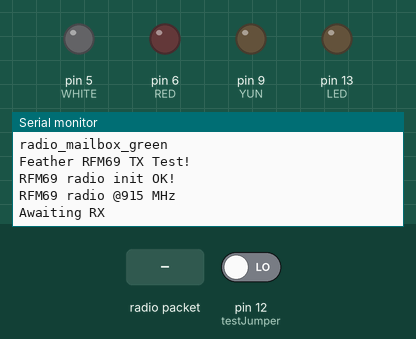
Recording of a program running on a simulated Arduino Leonardo, built with avr-gcc and run on an emulated ATmega32U4. Shown: output pins drawn as LEDs (lit = HIGH), the last lines printed to the serial monitor. The inputs (shaded band) are chosen by the test bench; at power-on: pin 12 (testJumper) LOW. No radio packets arrive unless stated; pins used as bus, display or sensor lines are not drawn.

Above: at 1.8 s.
1.9 s: pin 12 (testJumper) driven HIGH
At 4.4 s:
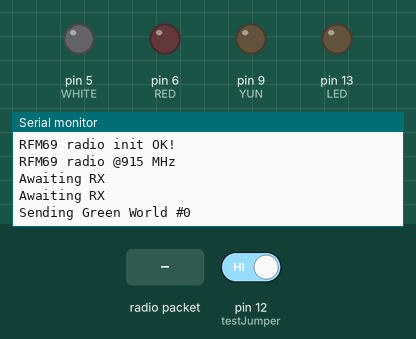
6.9 s: radio packet "1" arrives
At 7.6 s:
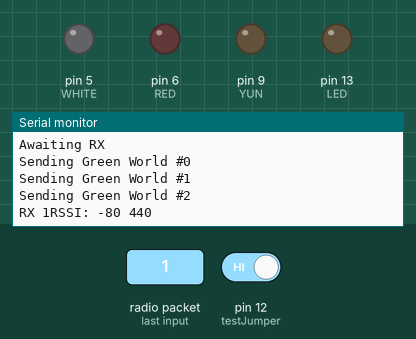
Timing chart, 0 to 9.9 s (numbered marks = the images above; inputs shaded):
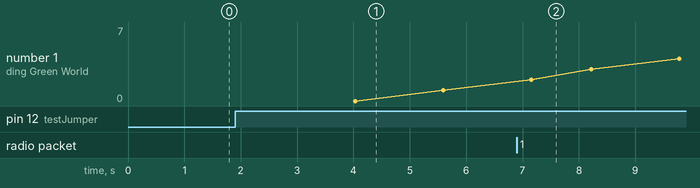

Measured:
- after the input at 1.9 s, the serial monitor: prints a new line after 2.1 s (image 1)
- after the input at 6.9 s, the serial monitor: prints a new line after 0.32 s (image 2)
- plotted number 1: 1 → 7 after the input at 6.9 s

The program:

main.cpp
```cpp
//radio_mailbox_green ---

// rf69 demo tx rx.pde
// -*- mode: C++ -*-
// Example sketch showing how to create a simple messageing client
// with the RH_RF69 class. RH_RF69 class does not provide for addressing or
// reliability, so you should only use RH_RF69  if you do not need the higher
// level messaging abilities.
// It is designed to work with the other example rf69_server.
// Demonstrates the use of AES encryption, setting the frequency and modem
// configuration

#include <Arduino.h>
#include <SPI.h>
#include <RH_RF69.h>

/************ Radio Setup ***************/

// Change to 434.0 or other frequency, must match RX's freq!
#define RF69_FREQ 915.0

//#if defined (__AVR_ATmega32U4__) // Feather 32u4 w/Radio
#define RFM69_CS 8
#define RFM69_INT 7
#define RFM69_RST 4
#define LED 13
#define testJumper 12
#define RED 6
#define WHITE 5
#define YUN 9

bool gotMail = false;
bool sendTX = false;
bool red = false;
char radiopacket[20] = "Green got mail  #";
int count = 0;

// Singleton instance of the radio driver
RH_RF69 rf69(RFM69_CS, RFM69_INT);

int16_t packetnum = 0; // packet counter, we increment per xmission

//-----------------------------------------------------------------------------------------------------
//     BLINK     BLINK     BLINK     BLINK     BLINK     BLINK     BLINK     BLINK     BLINK     BLINK
//-----------------------------------------------------------------------------------------------------

void Blink(byte PIN, byte DELAY_MS, byte loops)
{
  for (byte i = 0; i < loops; i++)
  {
    digitalWrite(PIN, HIGH);
    delay(DELAY_MS);
    digitalWrite(PIN, LOW);
    delay(DELAY_MS);
  }
}
//-----------------------------------------------------------------------------------------------------
//     BLINK     BLINK     BLINK     BLINK     BLINK     BLINK     BLINK     BLINK     BLINK     BLINK
//-----------------------------------------------------------------------------------------------------

//-----------------------------------------------------------------------------------------------------
//     TEST     TEST     TEST     TEST     TEST     TEST     TEST     TEST     TEST     TEST
//-----------------------------------------------------------------------------------------------------
void Test()
{
  delay(1000); // Wait 1 second between transmits, could also 'sleep' here!

  char radiopacket[20] = "Green World #";
  itoa(packetnum++, radiopacket + 13, 10);
  Serial.print("Sending ");
  Serial.println(radiopacket);

  // Send a message!
  rf69.send((uint8_t *)radiopacket, strlen(radiopacket));
  rf69.waitPacketSent();

  // Now wait for a reply
  uint8_t buf[RH_RF69_MAX_MESSAGE_LEN];
  uint8_t len = sizeof(buf);

  if (rf69.waitAvailableTimeout(500))
  {
    // Should be a reply message for us now
    if (rf69.recv(buf, &len))
    {
      int freq = map(freq, 0, (rf69.lastRssi(), DEC), 440, 2440);
      Serial.print("RX ");
      Serial.print((char *)buf);
      Serial.print("RSSI: ");
      Serial.print(rf69.lastRssi(), DEC);
      Serial.print(" ");
      Serial.println(freq);
    }
    else
    {
      Serial.println("No reply, is another RFM69 listening?");
    }
  }
}
//-----------------------------------------------------------------------------------------------------
//     TEST     TEST     TEST     TEST     TEST     TEST     TEST     TEST     TEST     TEST
//-----------------------------------------------------------------------------------------------------

//-----------------------------------------------------------------------------------------------------
//     SETUP     SETUP     SETUP     SETUP     SETUP     SETUP     SETUP     SETUP     SETUP     SETUP
//-----------------------------------------------------------------------------------------------------
void setup()
{
  Serial.begin(115200);
  //while (!Serial) { delay(1); } // wait until serial console is open, remove if not tethered to computer

  pinMode(LED, OUTPUT);
  pinMode(YUN, OUTPUT);
  pinMode(RED, OUTPUT);
  pinMode(WHITE, OUTPUT);
  pinMode(testJumper, INPUT);
  pinMode(RFM69_RST, OUTPUT);
  digitalWrite(RFM69_RST, LOW);
  Serial.println("radio_mailbox_green");
  Serial.println("Feather RFM69 TX Test!");
  Serial.println();

  // manual reset
  digitalWrite(RFM69_RST, HIGH);
  delay(10);
  digitalWrite(RFM69_RST, LOW);
  delay(10);

  if (!rf69.init())
  {
    Serial.println("RFM69 radio init failed");
    while (1)
      ;
  }
  Serial.println("RFM69 radio init OK!");
  // Defaults after init are 434.0MHz, modulation GFSK_Rb250Fd250, +13dbM (for low power module)
  // No encryption
  if (!rf69.setFrequency(RF69_FREQ))
  {
    Serial.println("setFrequency failed");
  }

  // If you are using a high power RF69 eg RFM69HW, you *must* set a Tx power with the
  // ishighpowermodule flag set like this:
  rf69.setTxPower(20, true); // range from 14-20 for power, 2nd arg must be true for 69HCW

  // The encryption key has to be the same as the one in the server
  uint8_t key[] = {0x01, 0x02, 0x03, 0x04, 0x05, 0x06, 0x07, 0x08,
                   0x01, 0x02, 0x03, 0x04, 0x05, 0x06, 0x07, 0x08};
  rf69.setEncryptionKey(key);

  Serial.print("RFM69 radio @");
  Serial.print((int)RF69_FREQ);
  Serial.println(" MHz");
}
//-----------------------------------------------------------------------------------------------------
//     SETUP     SETUP     SETUP     SETUP     SETUP     SETUP     SETUP     SETUP     SETUP     SETUP
//-----------------------------------------------------------------------------------------------------

//-----------------------------------------------------------------------------------------------------
//     LOOP     LOOP     LOOP     LOOP     LOOP     LOOP     LOOP     LOOP     LOOP     LOOP     LOOP
//-----------------------------------------------------------------------------------------------------
void loop()
{
  if (digitalRead(testJumper) == HIGH)
  {
    Test();
    return;
  }

  delay(1000); // Wait 1 second between transmits, could also 'sleep' here!
  //-------------------------------------------------TX---------------------------------------
  /*if (gotMail)
  {
    itoa(packetnum++, radiopacket + 16, 10);
    Serial.print("TX ");
    Serial.println(radiopacket);
    //Serial.println("  gotMail"); Serial.println(gotMail);
    rf69.send((uint8_t *)radiopacket, strlen(radiopacket)); // Send a message!
    rf69.waitPacketSent();
  }
*/
  uint8_t buf[RH_RF69_MAX_MESSAGE_LEN]; // Now wait for a reply
  uint8_t len = sizeof(buf);
  //-------------------------------------------------TX/RX-----------------------------------------

  if (rf69.waitAvailableTimeout(500))
  { // Should be a reply message for us now*
    if (rf69.recv(buf, &len))
    {
      if (!len)
        return;
      buf[len] = 0;
      Serial.print("RX [");
      Serial.print(len);
      Serial.print("]: ");
      Serial.print((char *)buf);
      Serial.print(" - RSSI: ");
      Serial.println(rf69.lastRssi(), DEC);

      if ((!gotMail) and (strstr((char *)buf, "Red")))
      {
        digitalWrite(WHITE, HIGH); //tell Yun you got mail
        digitalWrite(RED, HIGH);
        digitalWrite(YUN, HIGH);
        gotMail = true;
        //char radiopacket[20] = "Green got mail #";
        Serial.println("gotMail - wait 20 seconds");
        delay(20000);

        digitalWrite(WHITE, LOW);
        digitalWrite(RED, LOW);
        digitalWrite(YUN, LOW);
      }
      else
      {
        gotMail = false;
      }
      /*
      if (gotMail)// and (strstr((char *)buf, "RED")))
      {

        char radiopacket[20] = "Green ACK      #";
        itoa(packetnum++, radiopacket + 16, 10);
        Serial.print("TX ");
        Serial.print(radiopacket);
        rf69.send((uint8_t *)radiopacket, strlen(radiopacket)); // Send a message!
        rf69.waitPacketSent();
        gotMail = false;
        delay(20000);
        digitalWrite(WHITE, LOW);
        digitalWrite(RED, LOW);
             }
             */
    }
    else
    {
      Serial.println("Receive failed");
    }
  }
  else
  {
    Serial.println("Awaiting RX");
  }
}
//-----------------------------------------------------------------------------------------------------
//     LOOP     LOOP     LOOP     LOOP     LOOP     LOOP     LOOP     LOOP     LOOP     LOOP     LOOP
//-----------------------------------------------------------------------------------------------------
```
